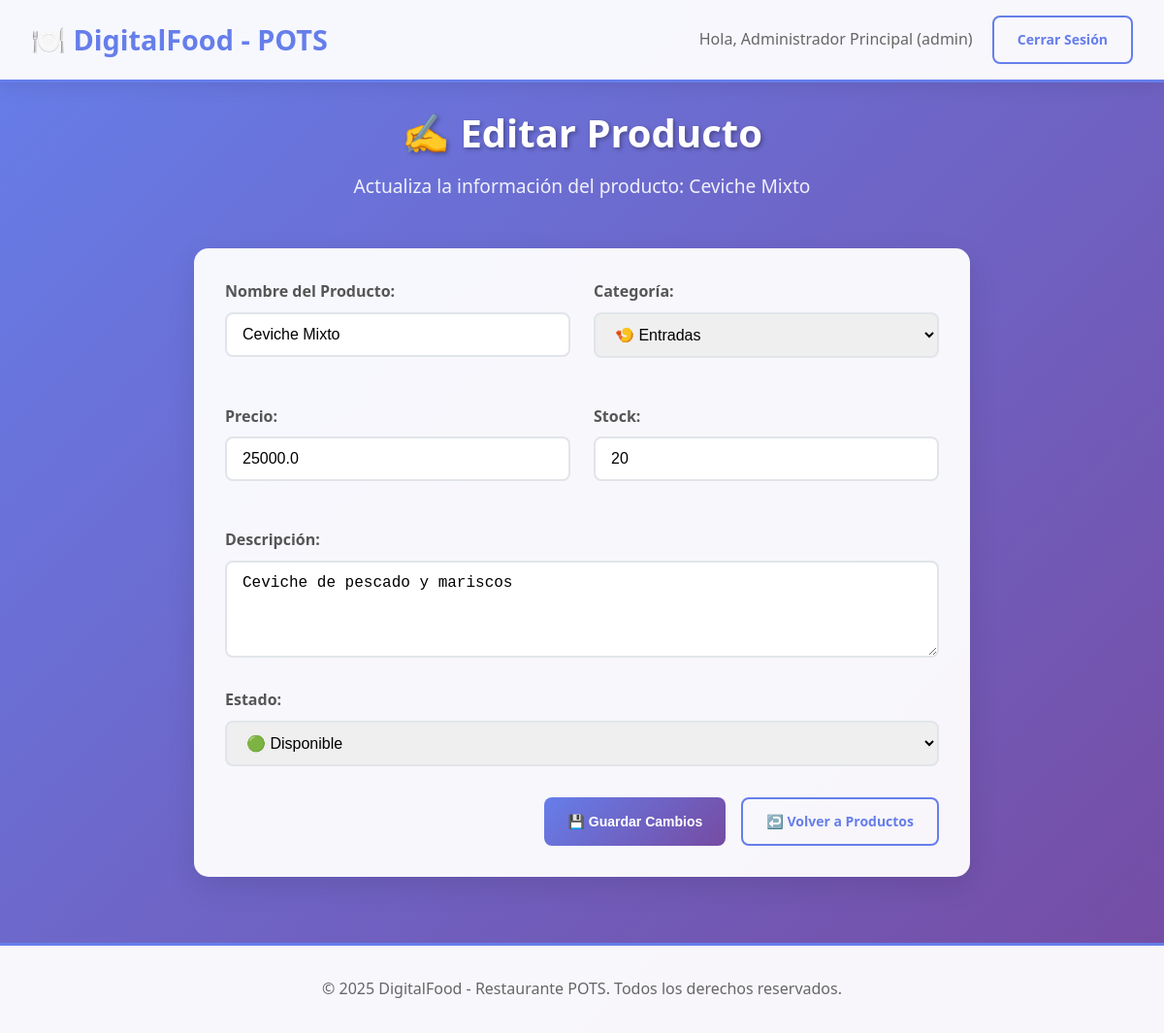
/admin/productos/editar/1 (signed in), run on the app's committed database.
### app.py (models this page shows)
class Producto(db.Model):
    id = db.Column(db.Integer, primary_key=True)
    nombre = db.Column(db.String(100), nullable=False)
    descripcion = db.Column(db.Text)
    precio = db.Column(db.Float, nullable=False)
    categoria = db.Column(db.String(50), nullable=False)
    stock = db.Column(db.Integer, default=0)
    estado = db.Column(db.String(20), default='disponible')

### app.py (the view, shortened to what this page needs)
@app.route('/admin/productos/editar/<int:id>', methods=['GET', 'POST'])
def editar_producto(id):
    if 'rol' not in session or session['rol'] != 'admin':
        flash('Acceso no autorizado.', 'danger')
        return redirect(url_for('login'))
    producto = Producto.query.get_or_404(id)
    return render_template('editar_producto.html', producto=producto)

### templates/editar_producto.html (shortened to what this page needs)
{% extends "base.html" %}
{% block content %}
<div class="dashboard-header">
    <h2>✍️ Editar Producto</h2>
    <p>Actualiza la información del producto: {{ producto.nombre }}</p>
</div>
<div class="form-container">
    <form method="POST" action="{{ url_for('editar_producto', id=producto.id) }}" class="product-form">
        <div class="form-grid">
            <div class="form-group">
                <label for="nombre">Nombre del Producto:</label>
                <input type="text" id="nombre" name="nombre" required class="form-input"
                       value="{{ producto.nombre }}">
            </div>
            <div class="form-group">
                <label for="categoria">Categoría:</label>
                <select id="categoria" name="categoria" required class="form-input">
                    <option value="entradas" {% if producto.categoria == 'entradas' %}selected{% endif %}>🍤 Entradas</option>
                </select>
            </div>
            <div class="form-group">
                <label for="precio">Precio:</label>
                <input type="number" id="precio" name="precio" required class="form-input"
                       min="0" step="100" value="{{ producto.precio }}">
            </div>
            <div class="form-group">
                <label for="stock">Stock:</label>
                <input type="number" id="stock" name="stock" required class="form-input"
                       min="0" value="{{ producto.stock }}">
            </div>
        </div>
        <div class="form-group">
            <label for="descripcion">Descripción:</label>
            <textarea id="descripcion" name="descripcion" class="form-input"
                      rows="4">{{ producto.descripcion }}</textarea>
        </div>
        <div class="form-group">
            <label for="estado">Estado:</label>
            <select id="estado" name="estado" required class="form-input">
                <option value="disponible" {% if producto.estado == 'disponible' %}selected{% endif %}>🟢 Disponible</option>
            </select>
        </div>
        <div class="form-actions">
            <button type="submit" class="btn btn-primary">💾 Guardar Cambios</button>
            <a href="{{ url_for('listar_productos') }}" class="btn btn-outline">↩️ Volver a Productos</a>
        </div>
    </form>
</div>
{% endblock %}

### static/css/estilos.css (style rules this page uses)
* { margin: 0; padding: 0; box-sizing: border-box; }
body { font-family: 'Segoe UI', Tahoma, Geneva, Verdana, sans-serif; background: linear-gradient(135deg, #667eea 0%, #764ba2 100%); min-height: 100vh; color: #333; line-height: 1.6; }
.btn { padding: 12px 24px; border: none; border-radius: 8px; font-size: 14px; font-weight: 600; cursor: pointer; text-decoration: none; display: inline-block; transition: all 0.3s ease; text-align: center; }
.btn-primary { background: linear-gradient(135deg, #667eea, #764ba2); color: white; }
.btn-outline { background: transparent; border: 2px solid #667eea; color: #667eea; }
.form-group { margin-bottom: 1.5rem; }
.form-group label { display: block; margin-bottom: 0.5rem; font-weight: 600; color: #555; }
.form-input { width: 100%; padding: 12px 16px; border: 2px solid #e1e5e9; border-radius: 8px; font-size: 16px; transition: all 0.3s ease; }
textarea.form-input { resize: vertical; min-height: 100px; }
.dashboard-header { text-align: center; margin-bottom: 3rem; color: white; }
.dashboard-header h2 { font-size: 2.5rem; margin-bottom: 0.5rem; text-shadow: 2px 2px 4px rgba(0, 0, 0, 0.3); }
.dashboard-header p { font-size: 1.2rem; opacity: 0.9; }
.form-container { background: rgba(255, 255, 255, 0.95); padding: 2rem; border-radius: 15px; box-shadow: 0 10px 30px rgba(0, 0, 0, 0.1); max-width: 800px; margin: 0 auto; }
.form-grid { display: grid; grid-template-columns: repeat(auto-fit, minmax(250px, 1fr)); gap: 1.5rem; margin-bottom: 1.5rem; }
.form-actions { display: flex; gap: 1rem; justify-content: flex-end; margin-top: 2rem; }

### data on the page
Producto: nombre "Ceviche Mixto", categoria "🍤 Entradas", precio "25000.0", stock "20", descripcion "Ceviche de pescado y mariscos", estado "🟢 Disponible"

### other printed values
{{ session.nombre }} "Administrador Principal"
{{ session.rol }} "admin"
